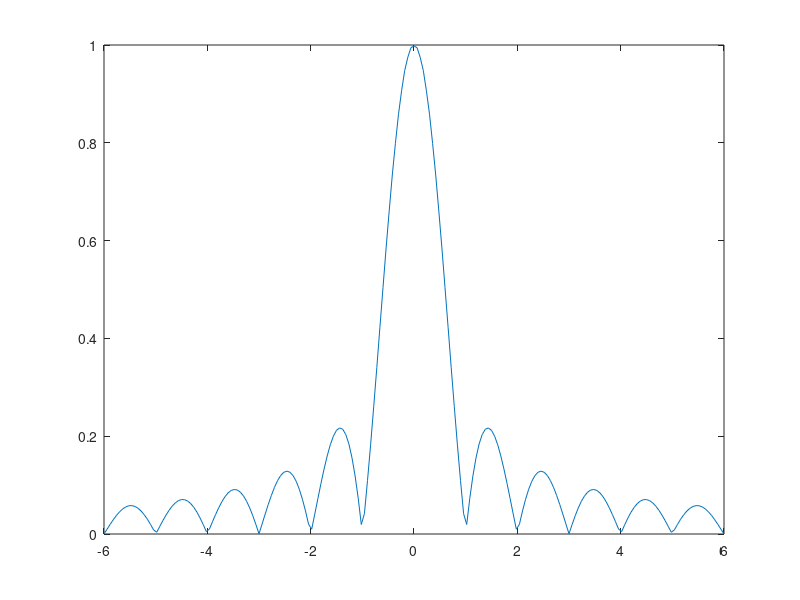

This chart was generated by the following MATLAB code:
%Explanation of base program

%This is off the hook!


%The program splits a single junciton up into xmax discrete sections.  Each
%section has a supercurrent density, and a phase difference that is
%contributed to by the field (PhaseF), and an arbitrary phase set at x=1
%called Phase1.  For each value of field and Phase1 the supercurrent at
%each point is calculated and the net supercurrent (sum along the junction)
%is calcualted to find the supercurrent carried at that phase and that
%field.  To find the maximum supercurrent for a given field, the max of
%that vector is taken, and can be plotted against the magnetic field.  This
%is the exact measurment of the critical current vs field that we do in the
%lab.  



%% Clearing memory and input screen.

clear;
clc;
close all;
%% Defining the Parameters of the Simulaiton
xmax=301;
x(1,:)=(1:xmax);

%Flux Loop Parameters
f=1;
fmax=201;
FluxinJuncMin=-6;
FluxinJuncMax=6;


%Phase Loop parameters
p=1;
pmax=101;
Phase1Min=0*pi;
Phase1Max=4*pi;


%Pre Allocating memory to the arrays to decrease runtime
Phase1=zeros(1,pmax);
FluxinJunc=zeros(1,fmax);

SCurrentDensityNoise=(2*rand(1,xmax)-1);
SCurrentDensity=ones(1,xmax)+0.01*SCurrentDensityNoise;


SCurrent=zeros(xmax,pmax,fmax);
SCurrentNet=zeros(1,pmax);
MaxSCurrentNet=zeros(1,fmax);

%% Loops for running the simulation Meat of the Simulation



%Field Contribution to the Phase 
%Define the loop setp size, then run the for loop
FluxinJuncSS=(FluxinJuncMax-FluxinJuncMin)/(fmax-1);
for f=1:fmax

    FluxinJunc(f)=FluxinJuncMin+(f-1)*FluxinJuncSS;
    PhaseF=2*pi*x./xmax*FluxinJunc(f);

    %Phase1 Loop of externally set phase in 
    %Define the loop setp size, then run the for loop
    Phase1SSS=(Phase1Max-Phase1Min)/(pmax-1);
    for p=1:pmax

        Phase1(p)=Phase1Min+(p-1)*Phase1SSS;

        SCurrent=SCurrentDensity.*sin(PhaseF+Phase1(p));
        SCurrentNet(p)=sum(SCurrent)/xmax;


    end

    MaxSCurrentNet(f)=max(SCurrentNet);

end


figure
plot(FluxinJunc,MaxSCurrentNet)




    
